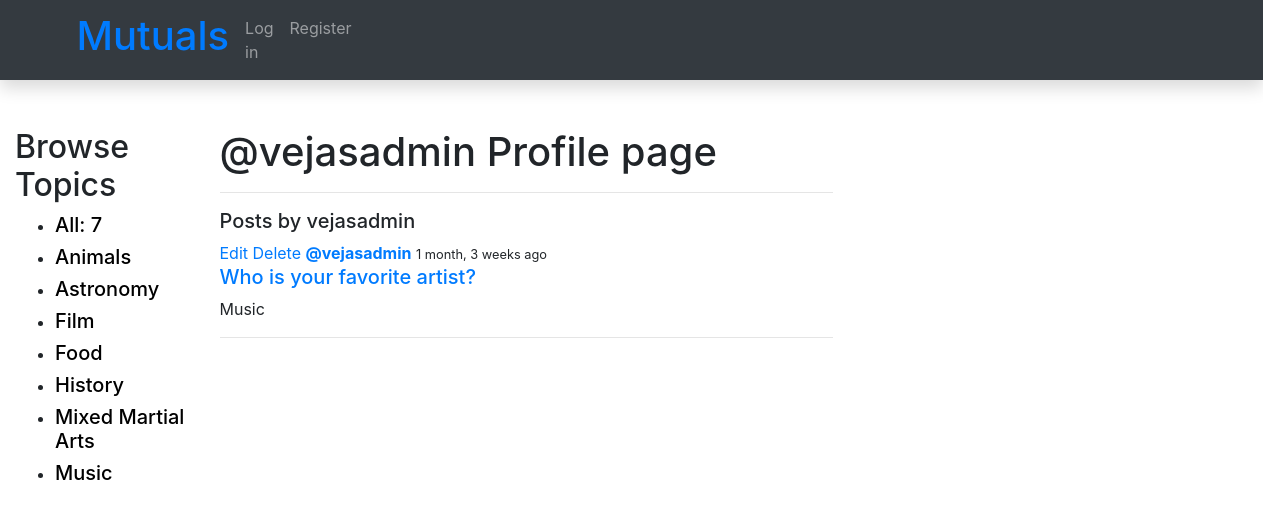
Page /profile/1/ on the committed database.
### library/models.py (models this page shows, shortened)
class Interest(models.Model):
    name = models.CharField('Interest name', max_length=100)
    description = HTMLField()
    def __str__(self):
        return self.name
    class Meta:
        ordering = ['name']

class Post(models.Model):
    post_name = models.CharField('Post name', max_length=100)
    description = HTMLField()
    updated = models.DateTimeField(auto_now=True)
    created = models.DateTimeField(auto_now_add=True)
    interest_tag = models.ManyToManyField(Interest, related_name='interest_tag')
    post_host = models.ForeignKey(User, on_delete=models.SET_NULL, null=True)
    class Meta:
        ordering = ['-updated', 'created']

### library/views.py (the view)
# urls.py: path('profile/<str:pk>/', views.userProfile, name="user-profile"),
def userProfile(request, pk):
    user = User.objects.get(id=pk)
    userprof, created = SiteUser.objects.get_or_create(page_user=user)
    posts = user.post_set.all()
    post_comments = user.comment_set.all()
    interests = Interest.objects.all()
    context = {
        'user': user,
        'userprof': userprof,
        'posts': posts,
        'post_comments': post_comments,
        'interests': interests
    }
    return render(request, 'library/profile.html', context)

### library/templates/library/profile.html (shortened to what this page needs)
{% extends 'main.html' %}
{% load static %}
{% block content %}
<div class="profile-container">
    <div>
        {% include 'library/topics_component.html'  %}
    </div>
        <div>
        <h1>@{{user}} Profile page</h1>
        <hr>
        <h5>Posts by {{user}}</h5>
        {% include 'library/feed_component.html'  %}
        </div>
</div>
{% endblock content %}

### templates/main.html (shortened to what this page needs)
<!DOCTYPE html>
<html lang="en">
<head>
  <link rel="stylesheet" href="https://stackpath.bootstrapcdn.com/bootstrap/4.1.3/css/bootstrap.min.css">
  {% load static %}
  <link rel="stylesheet" href="{% static 'css/styles.css' %}">
</head>
<body>
{% include "navbar.html" %}
      <div class="col-sm-10 ">{% block content %}{% endblock %}</div>
</body>
</html>

### templates/navbar.html (shortened to what this page needs)
    <nav class="navbar navbar-expand-lg navbar-dark bg-dark static-top mb-5 shadow">
      <div class="container">
        <div class="collapse navbar-collapse" id="navbarResponsive">
              <a class="form-inline ml-0 mr-2" href="/">
                <h1>Mutuals</h1>
              </a>
          <ul class="navbar-nav ml-auto">
          {% if request.user.is_authenticated %}
                <li class="nav-item">
                    <a class="nav-link" href="{% url 'user-profile' request.user.id %}">
                  <svg class="bi bi-person" width="1.5em" height="1.5em" viewBox="0 0 16 16" fill="currentColor" xmlns="http://www.w3.org/2000/svg">
                    <path fill-rule="evenodd" d="M13 14s1 0 1-1-1-4-6-4-6 3-6 4 1 1 1 1h10zm-9.995-.944v-.002.002zM3.022 13h9.956a.274.274 0 00.014-.002l.008-.002c-.001-.246-.154-.986-.832-1.664C11.516 10.68 10.289 10 8 10c-2.29 0-3.516.68-4.168 1.332-.678.678-.83 1.418-.832 1.664a1.05 1.05 0 00.022.004zm9.974.056v-.002.002zM8 7a2 2 0 100-4 2 2 0 000 4zm3-2a3 3 0 11-6 0 3 3 0 016 0z" clip-rule="evenodd"/>
                  </svg>
                {{request.user}}
                    </a>
                </li>
              <li class="nav-item"><a class="nav-link" href="{% url 'logout'%}">Log out</a>
              </li>
                  <li>
                     <form method="GET" action="{% url 'home' %}" class="form-inline my-2 my-3 md-5 ml-2">
                        <input class="form-control" type="text" name="q" placeholder="Search" />
                    </form>
                  </li>
              {% else %}
                <li class="nav-item"><a class="nav-link" href="{% url 'login'%}">Log in</a></li>
                <li class="nav-item"><a class="nav-link" href="{% url 'register'%}">Register</a></li>
              {% endif %}
            </ul>
          </div>
          <div class="col-sm-10 ">{% block content %}{% endblock %}</div>
        </div>
    </nav>

### library/templates/library/topics_component.html (shortened to what this page needs)
<div class="topics">
  <div class="topics__header">
    <h2>Browse Topics</h2>
  </div>
  <ul class="topics__list">
    <li>
      <h5><a style="color:black" href="{% url 'home' %}" class="active">All: <span>{{interests.count}}</span></a></h5>
    </li>
      {% for a in interests %}
    <li>
      <h5><a style="color:black" href="{% url 'home' %}?q={{ a.name }}">{{a.name}}</a></h5>
      {% endfor %}
  </ul>
</div>

### library/templates/library/feed_component.html
{% for a in posts %}
    <div>
        {% if user == a.post_host %}
        <a href="{% url 'update-post' a.id %}">Edit</a>
        <a href="{% url 'delete-post' a.id %}">Delete</a>
        {% endif %}
        {% if a.post_host.id %}
        <a href="{% url 'user-profile' a.post_host.id %}"><strong>@{{a.post_host}}</strong></a>
        {% endif %}
        <small>{{ a.updated |timesince}} ago </small>
        <h5><a href="{% url 'topic' a.id %}">{{a.post_name}}</a></h5>
        {% for i in a.interest_tag.all %}
        <p>{{i}}</p>
        {% endfor %}
        <hr>
    </div>
{% endfor %}

### library/templates/library/profile.html (style rules this page uses)
.profile-container { display: grid; grid-template-columns: 1fr 3fr 1fr; }

### rows in the picture
Interest: name "Animals"
Interest: name "Astronomy"
Interest: name "Film"
Interest: name "Food"
Interest: name "History"
Interest: name "Mixed Martial Arts"
Interest: name "Music"
Post: shows "Edit", post_host "vejasadmin", updated "1 month, 3 weeks", post_name "Who is your favorite artist?"

### other values in the picture
{{ interests.count }} "7"
{{ user }} "vejasadmin"
